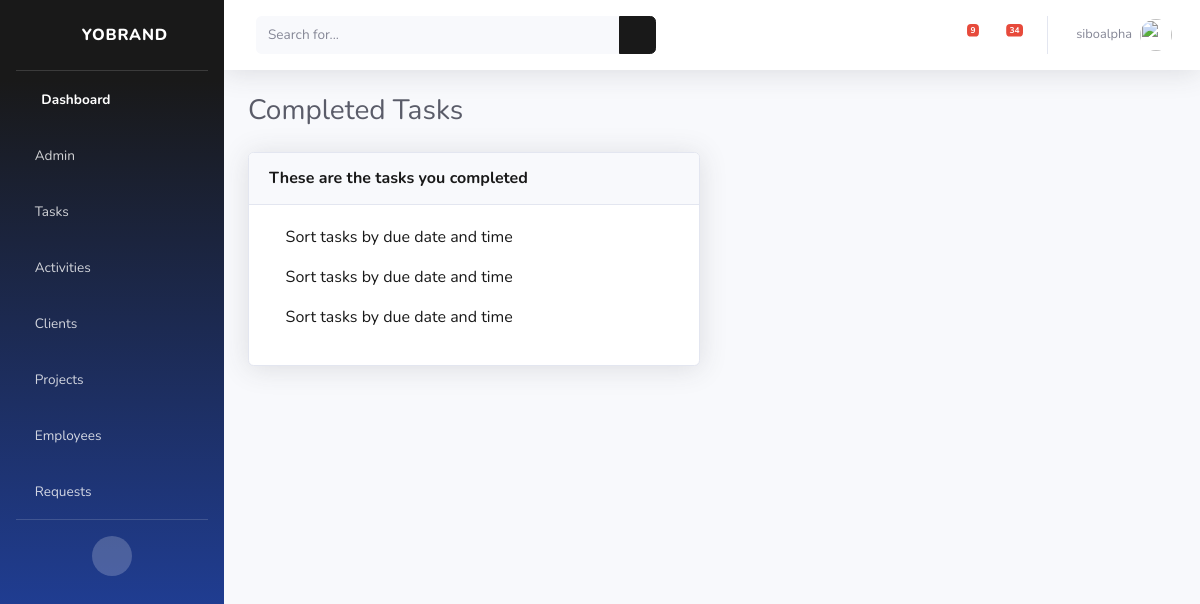
The app's page /tasks-completed/ (signed in), older data.
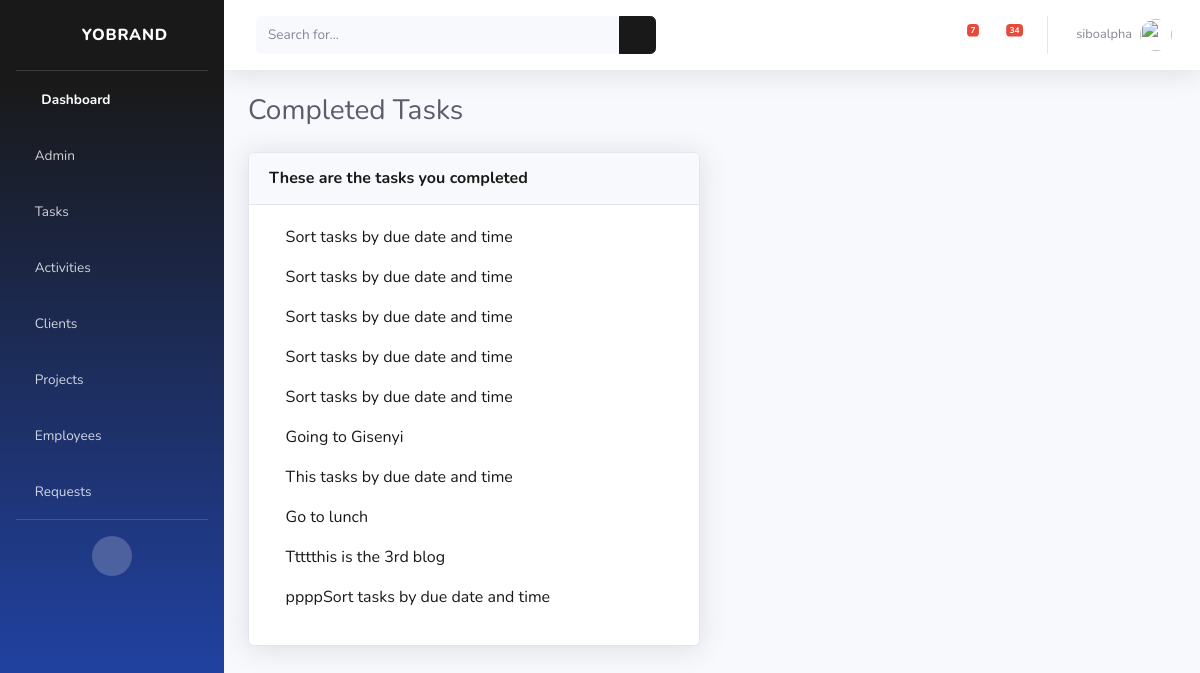
The same page, newer data.
### cms/models.py (models this page shows, shortened)
class Task(models.Model):
    title = models.CharField(max_length=40, null=True)
    description = models.TextField(max_length=200, null=True)
    employee = models.ForeignKey(User, on_delete=models.SET_NULL, null=True, related_name='employee+')
    author = models.ForeignKey(User, on_delete=models.SET_NULL, null=True, related_name='autho+')
    project = models.ForeignKey(Project, on_delete=models.SET_NULL ,null=True)
    complete = models.BooleanField(default=False)
    due_date = models.DateField(auto_now_add=False, null=True)
    due_time = models.TimeField(auto_now_add=False, null=True)

### cms/views.py (the view)
# urls.py: path('tasks-completed/', views.tasksCompleted, name="tasks-completed"),
@login_required(login_url='login')
def tasksCompleted(request):
    tasks = Task.objects.filter(employee=request.user)
    tasks_count = tasks.filter(complete = False ).count()
    tasks_notification = Task.objects.filter(employee=request.user, complete = False).count()
    requests = EmployeeRequest.objects.all()
    requests_notification = requests.count
    context = {'tasks': tasks, 'tasks_notification': tasks_notification, 'requests':requests, 'requests_notification': requests_notification}
    return render(request, 'cms/tasks-completed.html', context)

### cms/models.py (called while the page is built)
    def shortrequest(self):
        return self.description[0:50]+"..."

### cms/templates/cms/tasks-completed.html
{% extends 'cms/base.html' %}
{% block content %}
<div class="container-fluid">
    <div class="d-sm-flex align-items-center justify-content-between mb-4">
        <h1 class="h3 mb-0 text-gray-800">Completed Tasks</h1>
    </div>
    <div class="row">
        <div class="col-lg-6">
            <div class="card shadow mb-4">
                <div class="card-header py-3 d-flex flex-row align-items-center justify-content-between">
                    <h6 class="m-0 font-weight-bold text-primary"> These are the tasks you completed</h6>
                </div>
                <div class="card-body">
                    {% for task in tasks %}
                    {% if task.complete %}
                    <a href="{% url 'tasks' %}">
                        <p><span><i class="far fa-check-circle" style='color:green'></i><span> </span>{{task.title}}</p>
                    </a>
                    {% endif %}
                    {% endfor %}
                </div>
            </div>
        </div>
    </div>
</div>
{% endblock %}

### cms/templates/cms/base.html (shortened to what the changed rows need)
<!DOCTYPE html>
{% load static %}
<html lang="en">
<head>
    <link href="{% static 'vendor/fontawesome-free/css/all.min.css' %}" rel="stylesheet" type="text/css">
    <link href="{% static 'css/sb-admin-2.min.css' %}" rel="stylesheet">
</head>
<body id="page-top">
    <div id="wrapper">
        <div id="content-wrapper" class="d-flex flex-column">
            <div id="content">
                <nav class="navbar navbar-expand navbar-light bg-white topbar mb-4 static-top shadow">
                    <ul class="navbar-nav ml-auto">
                        <li class="nav-item dropdown no-arrow mx-1">
                            <a class="nav-link dropdown-toggle" href="#" id="alertsDropdown" role="button"
                                data-toggle="dropdown" aria-haspopup="true" aria-expanded="false">
                                <i class="fas fa-bell fa-fw"></i>
                                {% if tasks_notification %}
                                <span class="badge badge-danger badge-counter">{{tasks_notification}}</span>
                                {% endif %}
                            </a>
                        </li>
                    </ul>
                </nav>
                {% block content%}
                {% endblock %}
</body>
</html>

Row changes from the older to the newer data that the page shows:
now on this page (row edited): Task: title "Sort tasks by due date and time"
now on this page (row edited): Task: title "Sort tasks by due date and time"
now on this page (row edited): Task: title "Going to Gisenyi"
added Task: title "This tasks by due date and time"
added Task: title "Go to lunch"
added Task: title "Ttttthis is the 3rd blog"
added Task: title "ppppSort tasks by due date and time"
Text that changed along with them:
{{ tasks_notification }}: "9" → "7"
